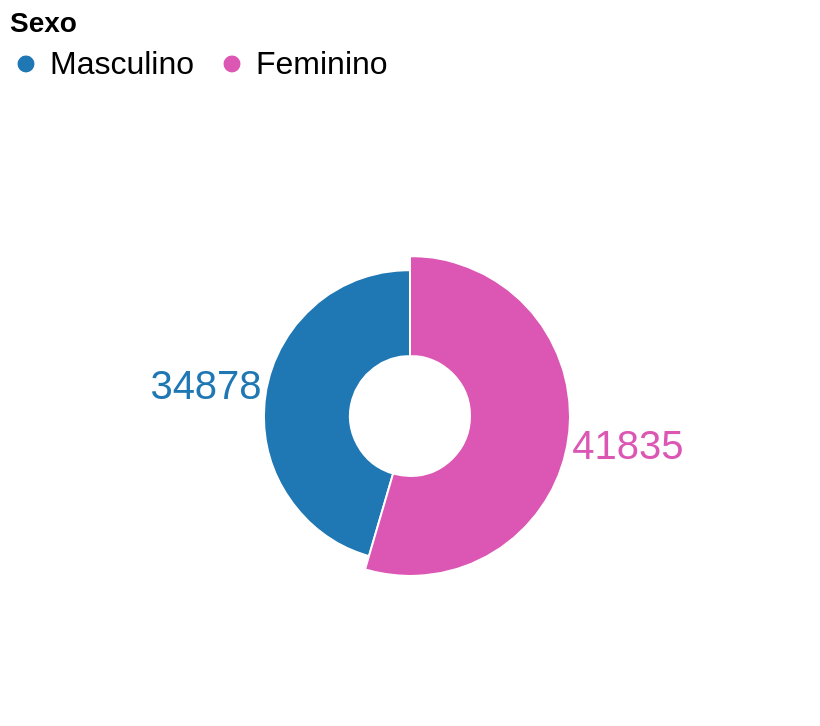

Source (Vega-Lite JSON):
### Vega-Lite specification from a JSON file in a GitHub repository (floating-point values rounded to 4 significant figures; data arrays with more than 128 entries replaced by an {"elided": "..."} marker saying what was removed)
{"$schema": "https://vega.github.io/schema/vega-lite/v5.json", "data": {"values": {"elided": "976 records"}}, "width": "container", "config": {"background": "transparent", "view": {"continuousWidth": 400, "continuousHeight": 300}}, "transform": [{"filter": "((datum.classificacao === 'confirmados') && (datum.ultima_atualizacao === 'True'))"}, {"fold": ["masculino", "feminino"]}, {"calculate": "if((datum.key === 'masculino'),'Masculino',datum.key)", "as": "key"}, {"calculate": "if((datum.key === 'feminino'),'Feminino',datum.key)", "as": "key"}], "layer": [{"mark": {"type": "arc", "innerRadius": 30, "stroke": "#fff"}}, {"mark": {"type": "text", "radiusOffset": 30, "fontSize": 20}, "encoding": {"text": {"field": "value", "aggregate": "sum", "type": "quantitative"}}}], "encoding": {"theta": {"field": "value", "aggregate": "sum", "type": "quantitative", "stack": true}, "radius": {"field": "value", "aggregate": "sum", "type": "quantitative", "scale": {"type": "sqrt", "zero": true, "range": [0, 80]}}, "color": {"field": "key", "type": "nominal", "legend": {"labelFontSize": 16, "orient": "top", "title": "Sexo", "titleFontSize": 14}, "scale": {"domain": ["Masculino", "Feminino"], "range": ["#1f77b4", "#dc56b4"]}}}, "view": {"stroke": null}}
